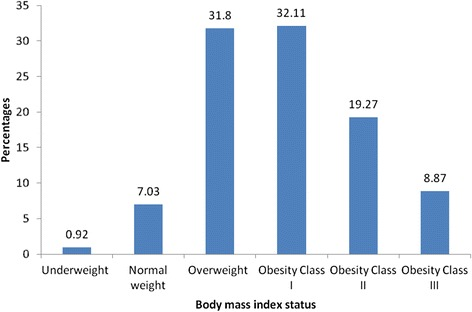
#> input picture PMC4380244___12889_2015_1622_Fig1_HTML.jpg, 472 x 312 px
$ jupyter execute Bar_detection.ipynb
#> lines starting #> are read from the running program, lines starting #| are printed output that depends on the picture; after the words box and inside, x2 and y2 are one past the last pixel; in counts of white or black regions, pixels touching at a corner belong together
[cell 1]
def detect_bars(path,bar_count):

#> called with bar_count = 6
    img = cv2.imread(path,1)
#> img is the input picture: shape (312, 472, 3); mean B, G, R 241, 233, 226.1
    gray = cv2.cvtColor(img,cv2.COLOR_RGB2GRAY)
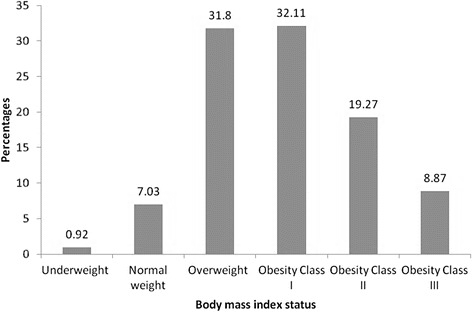
#> gray: shape (312, 472); min 0, max 255, mean 234.6
    thresh_img = cv2.adaptiveThreshold(gray,255,cv2.ADAPTIVE_THRESH_GAUSSIAN_C,cv2.THRESH_BINARY,215,1) #guassion threshold with output binary threshold type
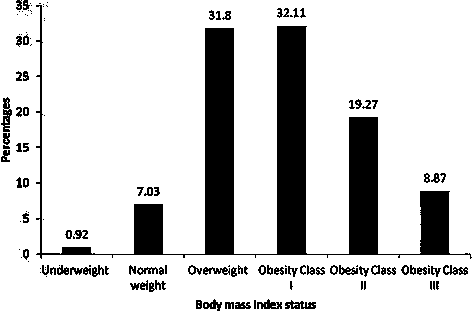
#> thresh_img: shape (312, 472); 82.3% white; 131 black regions (52 under 20 px), largest, box (x1, y1, x2, y2) and area: (36, 5, 472, 259) 21640, (1, 97, 12, 132) 207, (285, 300, 316, 309) 172

    img2 = img.copy()
    img3 = cv2.medianBlur(thresh_img,9)
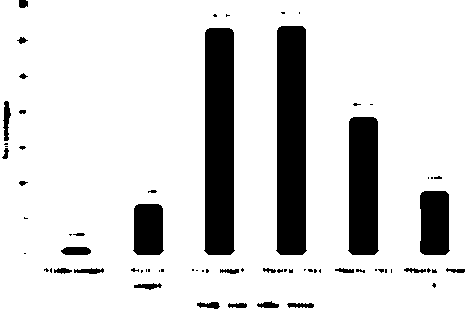
#> img3: shape (312, 472); 84.7% white; 70 black regions (42 under 20 px)

    contours, hierarchy = cv2.findContours(img3,cv2.RETR_TREE,cv2.CHAIN_APPROX_SIMPLE)
#> contours = 70 contours, 34 with area under 20; largest, box (x1, y1, x2, y2) and area: (0, 0, 472, 312) 146408, (275, 25, 308, 256) 6868, (203, 27, 236, 256) 6806, (347, 116, 380, 256) 4136, (419, 190, 451, 256) 1884

    thickness = 3
    color = (255,0,255)
    alist = []
    dic = {}

    for cnt in range(len(contours)):

        area = cv2.contourArea(contours[cnt])
        dic[cnt] = area
        alist.append(area)
#> this loop made 70 passes
#> area on passes 1, 2, 3, 4, 5, 7, 12, 15, 17, 22, 24, 25: 146408.5, 135.5, 98, 134, 127, 143.5, 23.5, 23, 33, 21, 24.5, 92
#> after the loop, alist = 70 values, max 146408.5 at index 0, min 4 at index 8, mean 2432.3; dic = 70 items
    #     print(i,area)

    alist = sorted(alist,reverse = True)[1:bar_count+1]
#> alist = [6868, 6806, 4136, 1884, 1526, 243.5]

    for i in alist:
        a = list(dic.keys())[list(dic.values()).index(i)]
        cv2.drawContours(img2,contours,a,color,thickness)
#> this loop made 6 passes
#> (i, a) on passes 1 to 6: (6868, 65), (6806, 64), (4136, 57), (1884, 47), (1526, 46), (243.5, 42)
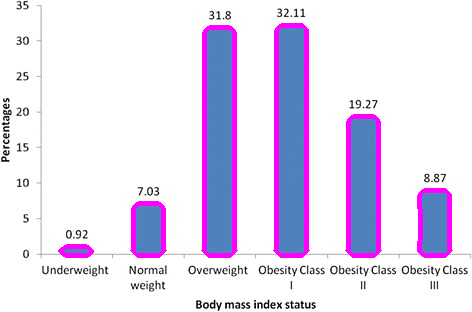
#> img2: shape (312, 472, 3); 5.82% of pixels changed, all inside (x1, y1, x2, y2) = (58, 23, 453, 258)
    cv2.imwrite('output_'+path, img2)


#     cv2.waitKey(0)
#     cv2.destroyAllWindows()

[cell 2]
import cv2
import numpy as np
from matplotlib import pyplot as plt

path_a = 'PMC4380244___12889_2015_1622_Fig1_HTML.jpg'
path_b = 'PMC3799537___ijerph-10-04274-g001.jpg'
path_c = 'PMC4016520___1471-2458-13-987-4.jpg'

bar_count_a = 6
bar_count_b = 6
bar_count_c = 6

l = [(path_a,bar_count_a),(path_b,bar_count_b),(path_c,bar_count_c)]

for i in l:
    detect_bars(i[0],i[1])
#> pass 2 of the loop `for i in l:`:
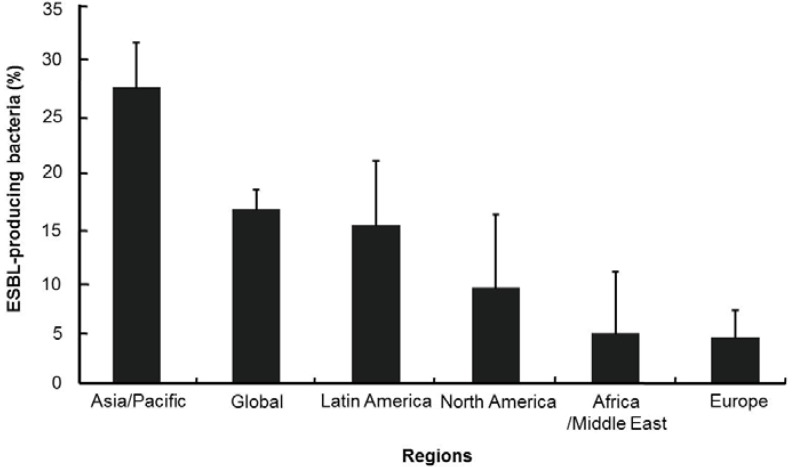
#> input picture PMC3799537___ijerph-10-04274-g001.jpg, 792 x 467 px
#> in detect_bars, img is the input picture: shape (467, 792, 3); mean B, G, R 225.1, 225.2, 225
#> gray: shape (467, 792)
#> in detect_bars (call 2), `thresh_img = cv2.adaptiveThreshold(gray,255,cv2.ADAPTIVE_THRESH_GAUSSI..`:
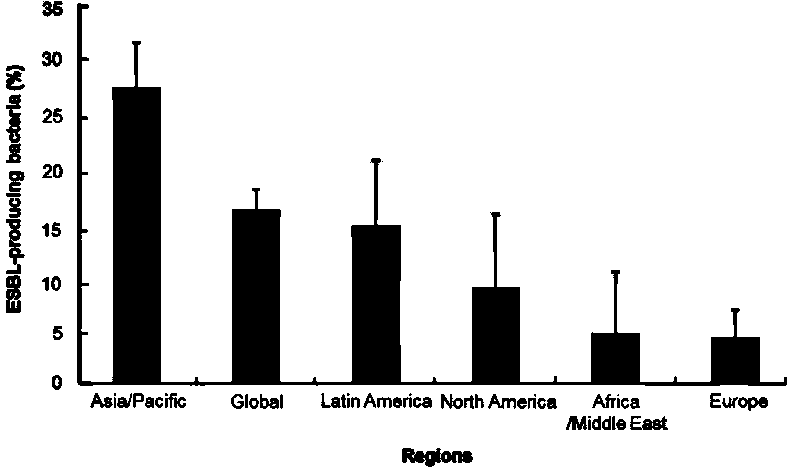
#> thresh_img: shape (467, 792); 85.5% white; 74 black regions (8 under 20 px), largest, box (x1, y1, x2, y2) and area: (77, 3, 787, 386) 44924, (402, 448, 473, 467) 781, (6, 219, 25, 274) 493
#> img3: shape (467, 792); 86.6% white; 51 black regions (9 under 20 px)
#> contours = 57 contours, 10 with area under 20; largest, box (x1, y1, x2, y2) and area: (0, 0, 792, 467) 367764, (109, 84, 164, 386) 14675, (229, 206, 283, 386) 8688, (349, 221, 404, 386) 8012, (469, 284, 523, 386) 4857
#> the loop in detect_bars (call 2), `for cnt in range(len(contours)): ` made 57 passes
#> area on passes 1, 2, 3, 5, 8, 9, 10, 11: 367764, 24, 236, 532.5, 361, 52.5, 299, 304.5
#> after the loop in detect_bars (call 2), `for cnt in range(len(contours)):`: alist = 57 values, max 367764 at index 0, min 0 at index 38, mean 7356.5; dic = 57 items
#> in detect_bars (call 2), `alist = sorted(alist,reverse = True)[1:bar_count+1]`: alist = [14675, 8687.5, 8011.5, 4857, 2658, 2506.5]
#> the loop in detect_bars (call 2), `for i in alist:` made 6 passes
#> (i, a) on passes 1 to 6: (14675, 51), (8687.5, 41), (8011.5, 39), (4857, 32), (2658, 29), (2506.5, 28)
#> after the loop in detect_bars (call 2), `for i in alist:`:
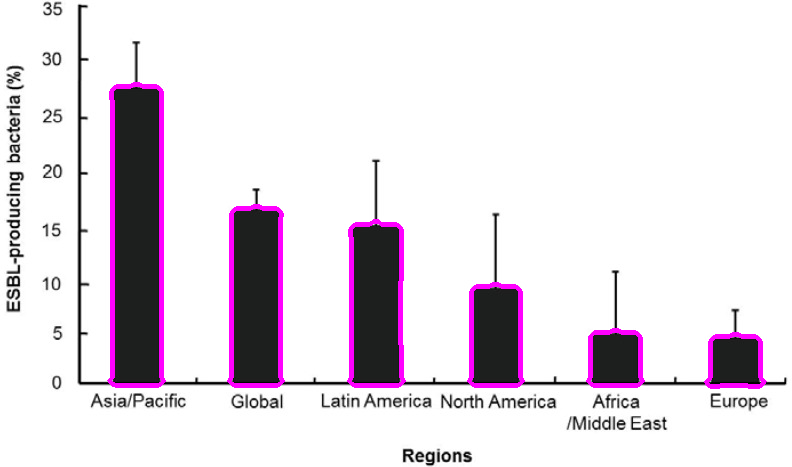
#> img2: shape (467, 792, 3); 2.99% of pixels changed, all inside (x1, y1, x2, y2) = (107, 82, 767, 389)
#> pass 3 of the loop `for i in l:`:
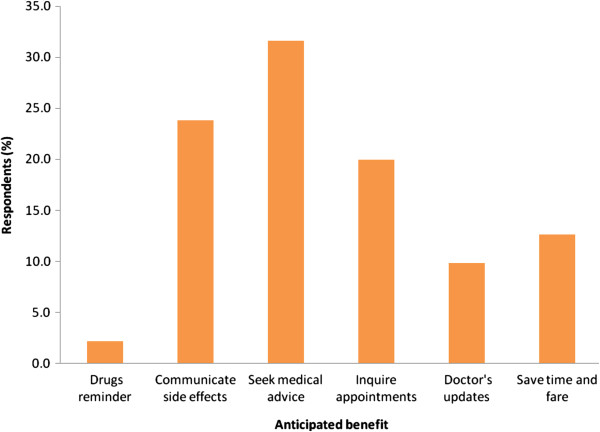
#> input picture PMC4016520___1471-2458-13-987-4.jpg, 600 x 432 px
#> in detect_bars, img is the input picture: shape (432, 600, 3); mean B, G, R 224.9, 236.2, 250
#> gray: shape (432, 600)
#> in detect_bars (call 3), `thresh_img = cv2.adaptiveThreshold(gray,255,cv2.ADAPTIVE_THRESH_GAUSSI..`:
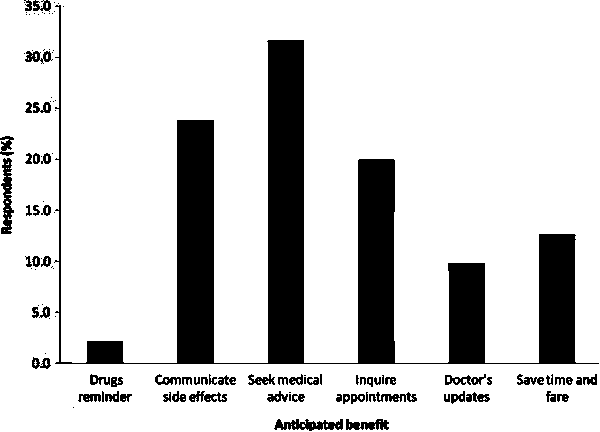
#> thresh_img: shape (432, 600); 82.7% white; 114 black regions (47 under 20 px), largest, box (x1, y1, x2, y2) and area: (54, 5, 599, 364) 38401, (1, 158, 14, 234) 558, (274, 419, 343, 431) 484
#> img3: shape (432, 600); 84.1% white; 69 black regions (28 under 20 px)
#> contours = 70 contours, 26 with area under 20; largest, box (x1, y1, x2, y2) and area: (0, 0, 600, 432) 258169, (266, 39, 306, 365) 11993, (175, 119, 216, 365) 9276, (356, 158, 397, 365) 7665, (537, 233, 577, 365) 4815
#> the loop in detect_bars (call 3), `for cnt in range(len(contours)): ` made 70 passes
#> area on passes 1, 2, 3, 7, 8, 10, 11, 12: 258169, 810.5, 30, 54.5, 150.5, 28, 124, 101
#> after the loop in detect_bars (call 3), `for cnt in range(len(contours)):`: alist = 70 values, max 258169 at index 0, min 2 at index 17, mean 4308.6; dic = 70 items
#> in detect_bars (call 3), `alist = sorted(alist,reverse = True)[1:bar_count+1]`: alist = [11993, 9276, 7665, 4815, 3748.5, 854]
#> the loop in detect_bars (call 3), `for i in alist:` made 6 passes
#> (i, a) on passes 1 to 6: (11993, 68), (9276, 65), (7665, 61), (4815, 56), (3748.5, 54), (854, 50)
#> after the loop in detect_bars (call 3), `for i in alist:`:
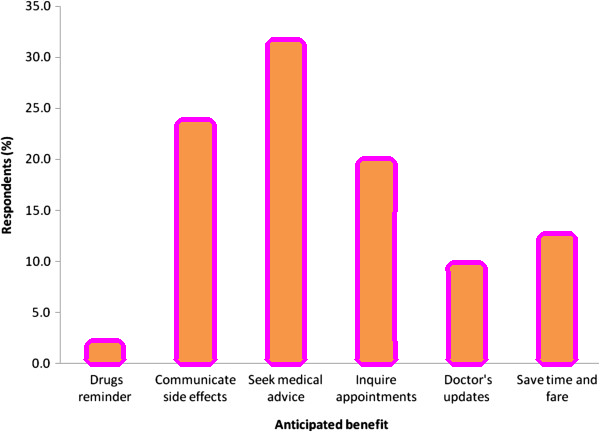
#> img2: shape (432, 600, 3); 4.67% of pixels changed, all inside (x1, y1, x2, y2) = (83, 37, 579, 367)
